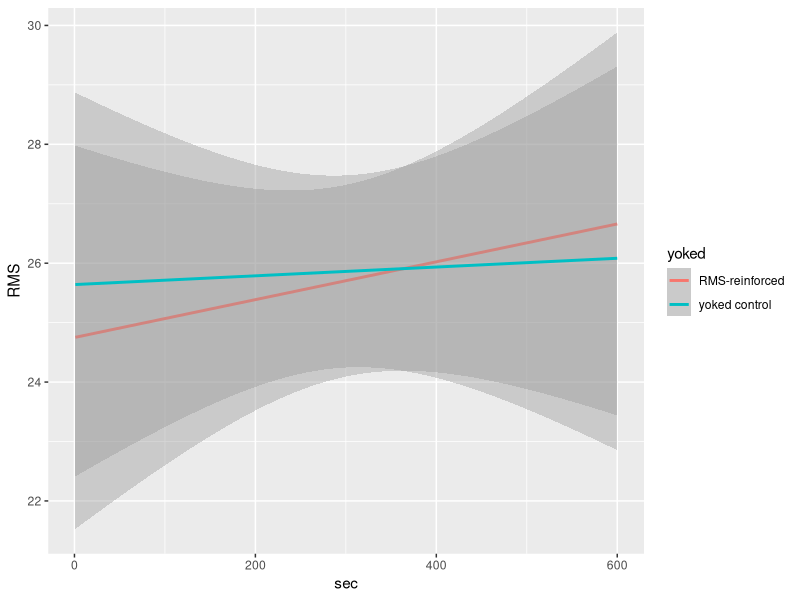

Write the R code that produced this figure. (Note: this script raises an error after producing the figure.)
library(lme4)
library(lmerTest)
library(ggplot2)

setwd('/Users/Bubba/Desktop/COGS195/Github/RattleNN/RattleResults')
rattledata = read.csv('data.csv')
colnames(rattledata) = c("run","yoked","sec","RMS","f")
rattledata$yoked[rattledata$yoked==0] = "RMS-reinforced"
rattledata$yoked[rattledata$yoked==1] = "yoked control"

rattlelm = lmer(RMS ~ (1|run) + yoked + sec + yoked*sec, data = rattledata)
summary(rattlelm)

qplot(sec,RMS,data=rattledata,geom=c("smooth"),method ="lm",formula=y~x,color=yoked)
quartz.save("rattleresults.pdf",type="pdf")
